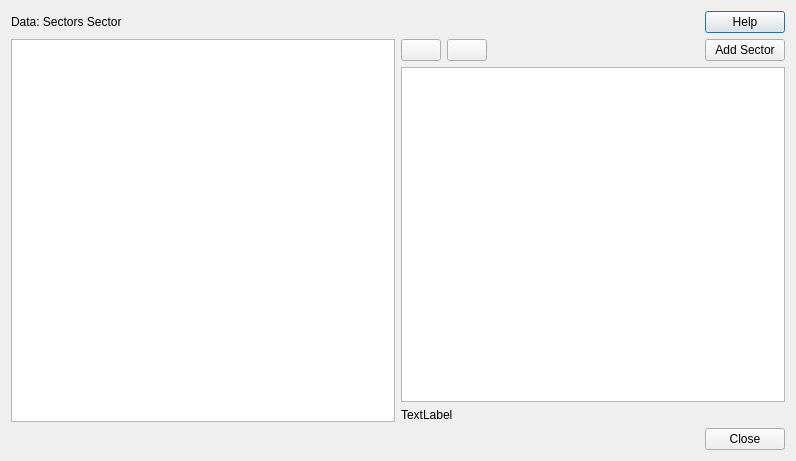
<?xml version="1.0" encoding="UTF-8"?>
<ui version="4.0">
 <class>Dialog</class>
 <widget class="QDialog" name="Dialog">
  <property name="geometry">
   <rect>
    <x>0</x>
    <y>0</y>
    <width>796</width>
    <height>461</height>
   </rect>
  </property>
  <property name="windowTitle">
   <string>Data | Sectors</string>
  </property>
  <layout class="QVBoxLayout" name="verticalLayout_4">
   <item>
    <layout class="QVBoxLayout" name="verticalLayout_3">
     <item>
      <layout class="QHBoxLayout" name="horizontalLayout">
       <item>
        <widget class="QLabel" name="label_title">
         <property name="text">
          <string>&lt;html&gt;&lt;head/&gt;&lt;body&gt;&lt;p&gt;&lt;span style=&quot; font-size:14pt;&quot;&gt;Data: &lt;/span&gt;&lt;span style=&quot; font-size:14pt; font-weight:600;&quot;&gt;Sectors&lt;/span&gt;&lt;/p&gt;&lt;p&gt;&lt;span style=&quot; font-style:italic;&quot;&gt;Sector&lt;/span&gt;&lt;/p&gt;&lt;/body&gt;&lt;/html&gt;</string>
         </property>
        </widget>
       </item>
       <item>
        <spacer name="horizontalSpacer">
         <property name="orientation">
          <enum>Qt::Horizontal</enum>
         </property>
         <property name="sizeHint" stdset="0">
          <size>
           <width>40</width>
           <height>20</height>
          </size>
         </property>
        </spacer>
       </item>
       <item>
        <widget class="QPushButton" name="btn_help">
         <property name="text">
          <string notr="true">Help</string>
         </property>
        </widget>
       </item>
      </layout>
     </item>
     <item>
      <layout class="QVBoxLayout" name="verticalLayout_2">
       <item>
        <layout class="QHBoxLayout" name="horizontalLayout_3">
         <item>
          <widget class="QTreeView" name="scenarios_tree"/>
         </item>
         <item>
          <layout class="QVBoxLayout" name="verticalLayout">
           <item>
            <layout class="QHBoxLayout" name="horizontalLayout_2">
             <item>
              <widget class="QPushButton" name="show_used">
               <property name="text">
                <string/>
               </property>
              </widget>
             </item>
             <item>
              <widget class="QPushButton" name="show_changed">
               <property name="text">
                <string/>
               </property>
              </widget>
             </item>
             <item>
              <spacer name="horizontalSpacer_3">
               <property name="orientation">
                <enum>Qt::Horizontal</enum>
               </property>
               <property name="sizeHint" stdset="0">
                <size>
                 <width>40</width>
                 <height>20</height>
                </size>
               </property>
              </spacer>
             </item>
             <item>
              <widget class="QPushButton" name="add_sector">
               <property name="text">
                <string>Add Sector</string>
               </property>
               <property name="icon">
                <iconset>
                 <normaloff>icons/add-scenario.svg</normaloff>icons/add-scenario.svg</iconset>
               </property>
              </widget>
             </item>
            </layout>
           </item>
           <item>
            <widget class="QTreeView" name="sectors_tree"/>
           </item>
           <item>
            <widget class="QLabel" name="total_items">
             <property name="text">
              <string>TextLabel</string>
             </property>
            </widget>
           </item>
          </layout>
         </item>
        </layout>
       </item>
       <item>
        <layout class="QHBoxLayout" name="horizontalLayout_5">
         <item>
          <spacer name="horizontalSpacer_2">
           <property name="orientation">
            <enum>Qt::Horizontal</enum>
           </property>
           <property name="sizeHint" stdset="0">
            <size>
             <width>40</width>
             <height>20</height>
            </size>
           </property>
          </spacer>
         </item>
         <item>
          <widget class="QDialogButtonBox" name="buttonBox">
           <property name="sizePolicy">
            <sizepolicy hsizetype="Maximum" vsizetype="Fixed">
             <horstretch>0</horstretch>
             <verstretch>0</verstretch>
            </sizepolicy>
           </property>
           <property name="orientation">
            <enum>Qt::Horizontal</enum>
           </property>
           <property name="standardButtons">
            <set>QDialogButtonBox::Close</set>
           </property>
          </widget>
         </item>
        </layout>
       </item>
      </layout>
     </item>
    </layout>
   </item>
  </layout>
 </widget>
 <tabstops>
  <tabstop>btn_help</tabstop>
  <tabstop>scenarios_tree</tabstop>
 </tabstops>
 <resources/>
 <connections>
  <connection>
   <sender>buttonBox</sender>
   <signal>rejected()</signal>
   <receiver>Dialog</receiver>
   <slot>reject()</slot>
   <hints>
    <hint type="sourcelabel">
     <x>317</x>
     <y>496</y>
    </hint>
    <hint type="destinationlabel">
     <x>286</x>
     <y>274</y>
    </hint>
   </hints>
  </connection>
 </connections>
</ui>
